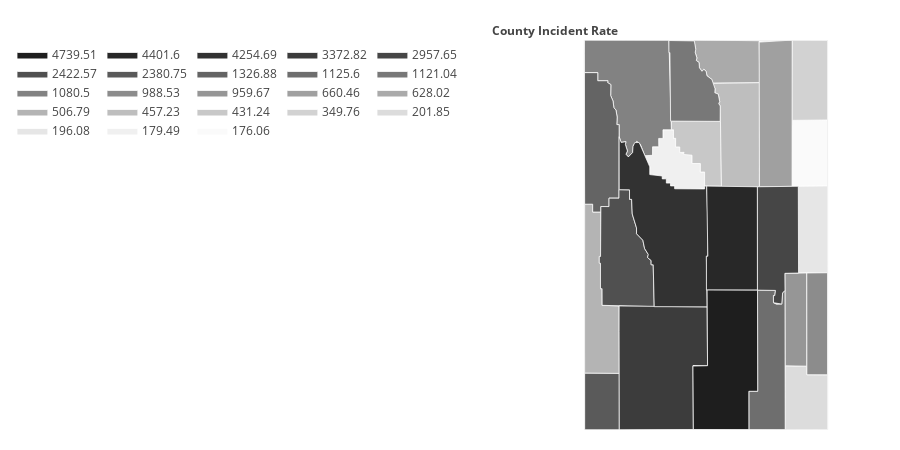

Notebook cell for this chart:
### Code cell
########educational discipline rates chloropleth#########
display(HTML('<h1>Educational Discipline Rates for {}</h1>'.format(YEAR)))
display(HTML(school_county_rates[['Total','Population','Rate']].loc[idx[:,YEAR:YEAR], :].reset_index(level=1,drop=True).transpose().to_html()))
edu_values = []
for county in counties:
    #print('county: {} with value: {}'.format(county,juvenile_arrests[['Total Incidents','Population 11-17','Rate']].loc[idx[county,YEAR:YEAR], :]['Rate'][0]))
    edu_values.append(school_county_rates.loc[idx[county,YEAR:YEAR], :]['Rate'][0])
# print(len(values))
# print(len(fips))
# print(fips)
# print(values)

fig = ff.create_choropleth(
    fips=fips, values=edu_values,colorscale=grey_scale,
    scope=['Wyoming'], county_outline={'color': 'rgb(255,255,255)', 'width': 0.75},
    legend_title='County Incident Rate'
)
fig['layout']['legend'].update({'x': -.2,'orientation':'h'})
fig['layout']['annotations'][0].update({'x': -0.12, 'xanchor': 'left'})
# print(dir(fig['layout']['legend']))
# print(str(fig['layout']['legend']))
pl.offline.iplot(fig, filename='educational_discipline_rates_choropleth_wyoming')

### Figure 1 — Plotly figure (JSON) as saved in the notebook; plotly's stock layout.template omitted (floating-point values rounded to 4 significant figures)
{"data": [{"fill": "toself", "fillcolor": "rgb(250,250,250)", "hoverinfo": "none", "line": {"color": "rgb(255,255,255)", "width": 0.75}, "mode": "lines", "name": "176.06", "type": "scatter", "uid": "50dabb6a-b46a-11e8-a0aa-18d6c706c04c", "x": [-105.1, -105.1, -104.1, -104.1, -105.1, -105.1, null], "y": [43.97, 44.18, 44.18, 43.5, 43.5, 43.97, null]}, {"fill": "toself", "fillcolor": "rgb(240,240,240)", "hoverinfo": "none", "line": {"color": "rgb(255,255,255)", "width": 0.75}, "mode": "lines", "name": "179.49", "type": "scatter", "uid": "50dabb6b-b46a-11e8-a0aa-18d6c706c04c", "x": [-109.3, -109.1, -109.1, -108.9, -108.9, -108.8, -108.8, -108.5, -108.5, -108.4, -108.4, -108.3, -108.3, -108.0, -108.0, -107.7, -107.7, -107.6, -107.6, -108.5, -108.5, -108.6, -108.6, -108.7, -108.7, -108.8, -108.8, -109.2, -109.2, -109.3, null], "y": [43.81, 43.82, 43.9, 43.9, 43.99, 43.99, 44.08, 44.08, 43.99, 43.99, 43.9, 43.9, 43.85, 43.82, 43.73, 43.73, 43.65, 43.65, 43.47, 43.47, 43.5, 43.5, 43.53, 43.53, 43.58, 43.58, 43.61, 43.62, 43.7, 43.81, null]}, {"fill": "toself", "fillcolor": "rgb(230,230,230)", "hoverinfo": "none", "line": {"color": "rgb(255,255,255)", "width": 0.75}, "mode": "lines", "name": "196.08", "type": "scatter", "uid": "50dabb6c-b46a-11e8-a0aa-18d6c706c04c", "x": [-104.9, -104.1, -104.1, -104.9, -104.9, null], "y": [43.5, 43.5, 42.61, 42.61, 43.5, null]}, {"fill": "toself", "fillcolor": "rgb(220,220,220)", "hoverinfo": "none", "line": {"color": "rgb(255,255,255)", "width": 0.75}, "mode": "lines", "name": "201.85", "type": "scatter", "uid": "50dabb6d-b46a-11e8-a0aa-18d6c706c04c", "x": [-105.3, -105.3, -104.7, -104.7, -104.1, -104.1, -105.3, -105.3, null], "y": [41.4, 41.66, 41.65, 41.57, 41.56, 41.0, 41.0, 41.4, null]}, {"fill": "toself", "fillcolor": "rgb(210,210,210)", "hoverinfo": "none", "line": {"color": "rgb(255,255,255)", "width": 0.75}, "mode": "lines", "name": "349.76", "type": "scatter", "uid": "50dabb6e-b46a-11e8-a0aa-18d6c706c04c", "x": [-105.1, -105.1, -104.1, -104.1, -105.1, -105.1, null], "y": [44.54, 45.0, 45.0, 44.18, 44.18, 44.54, null]}, {"fill": "toself", "fillcolor": "rgb(200,200,200)", "hoverinfo": "none", "line": {"color": "rgb(255,255,255)", "width": 0.75}, "mode": "lines", "name": "431.24", "type": "scatter", "uid": "50dabb6f-b46a-11e8-a0aa-18d6c706c04c", "x": [-108.6, -107.1, -107.1, -107.6, -107.6, -107.7, -107.7, -108.0, -108.0, -108.2, -108.2, -108.2, -108.3, -108.3, -108.4, -108.4, -108.5, -108.5, -108.6, -108.6, null], "y": [44.17, 44.17, 43.5, 43.5, 43.65, 43.65, 43.73, 43.73, 43.82, 43.82, 43.83, 43.85, 43.85, 43.9, 43.9, 43.99, 43.99, 44.08, 44.08, 44.17, null]}, {"fill": "toself", "fillcolor": "rgb(190,190,190)", "hoverinfo": "none", "line": {"color": "rgb(255,255,255)", "width": 0.75}, "mode": "lines", "name": "457.23", "type": "scatter", "uid": "50dabb70-b46a-11e8-a0aa-18d6c706c04c", "x": [-107.4, -106.0, -106.0, -107.1, -107.1, -107.2, -107.2, -107.2, -107.3, -107.3, -107.4, null], "y": [44.56, 44.56, 43.49, 43.49, 44.32, 44.35, 44.37, 44.45, 44.46, 44.5, 44.56, null]}, {"fill": "toself", "fillcolor": "rgb(180,180,180)", "hoverinfo": "none", "line": {"color": "rgb(255,255,255)", "width": 0.75}, "mode": "lines", "name": "506.79", "type": "scatter", "uid": "50dabb71-b46a-11e8-a0aa-18d6c706c04c", "x": [-111.0, -111.0, -110.8, -110.8, -110.6, -110.6, -110.6, -110.6, -110.6, -110.6, -110.5, -110.5, -110.1, -110.0, -111.0, -111.0, null], "y": [42.15, 43.32, 43.32, 43.24, 43.24, 42.78, 42.78, 42.71, 42.71, 42.45, 42.45, 42.28, 42.27, 41.58, 41.58, 42.15, null]}, {"fill": "toself", "fillcolor": "rgb(170,170,170)", "hoverinfo": "none", "line": {"color": "rgb(255,255,255)", "width": 0.75}, "mode": "lines", "name": "628.02", "type": "scatter", "uid": "50dabb72-b46a-11e8-a0aa-18d6c706c04c", "x": [-107.9, -106.0, -106.0, -107.4, -107.4, -107.5, -107.5, -107.6, -107.7, -107.7, -107.8, -107.8, -107.8, -107.9, -107.9, -107.9, null], "y": [45.0, 44.99, 44.56, 44.56, 44.6, 44.63, 44.68, 44.7, 44.68, 44.72, 44.77, 44.79, 44.82, 44.87, 44.92, 45.0, null]}, {"fill": "toself", "fillcolor": "rgb(160,160,160)", "hoverinfo": "none", "line": {"color": "rgb(255,255,255)", "width": 0.75}, "mode": "lines", "name": "660.46", "type": "scatter", "uid": "50dabb73-b46a-11e8-a0aa-18d6c706c04c", "x": [-106.0, -105.1, -105.1, -106.0, -106.0, null], "y": [44.98, 45.0, 43.5, 43.49, 44.98, null]}, {"fill": "toself", "fillcolor": "rgb(150,150,150)", "hoverinfo": "none", "line": {"color": "rgb(255,255,255)", "width": 0.75}, "mode": "lines", "name": "959.67", "type": "scatter", "uid": "50dabb74-b46a-11e8-a0aa-18d6c706c04c", "x": [-105.3, -104.7, -104.7, -105.3, -105.3, null], "y": [42.61, 42.61, 41.65, 41.66, 42.61, null]}, {"fill": "toself", "fillcolor": "rgb(140,140,140)", "hoverinfo": "none", "line": {"color": "rgb(255,255,255)", "width": 0.75}, "mode": "lines", "name": "988.53", "type": "scatter", "uid": "50dabb75-b46a-11e8-a0aa-18d6c706c04c", "x": [-104.7, -104.1, -104.1, -104.7, -104.7, null], "y": [42.61, 42.61, 41.56, 41.57, 42.61, null]}, {"fill": "toself", "fillcolor": "rgb(130,130,130)", "hoverinfo": "none", "line": {"color": "rgb(255,255,255)", "width": 0.75}, "mode": "lines", "name": "1080.5", "type": "scatter", "uid": "50dabb76-b46a-11e8-a0aa-18d6c706c04c", "x": [-111.1, -111.1, -108.6, -108.6, -108.8, -108.8, -108.9, -108.9, -109.1, -109.1, -109.3, -109.4, -109.5, -109.6, -109.7, -109.8, -109.9, -109.8, -109.9, -109.9, -110.0, -110.1, -110.1, -110.1, -110.1, -110.1, -110.2, -110.2, -110.3, -110.3, -110.4, -110.4, -110.7, -110.7, -111.1, -111.1, null], "y": [44.87, 45.0, 45.0, 44.08, 44.08, 43.99, 43.99, 43.9, 43.9, 43.82, 43.81, 43.93, 43.96, 43.92, 43.85, 43.8, 43.83, 43.86, 43.93, 43.96, 43.95, 44.01, 44.13, 44.13, 44.21, 44.28, 44.31, 44.37, 44.43, 44.54, 44.56, 44.58, 44.58, 44.67, 44.67, 44.87, null]}, {"fill": "toself", "fillcolor": "rgb(120,120,120)", "hoverinfo": "none", "line": {"color": "rgb(255,255,255)", "width": 0.75}, "mode": "lines", "name": "1121.04", "type": "scatter", "uid": "50dabb77-b46a-11e8-a0aa-18d6c706c04c", "x": [-108.6, -107.9, -107.8, -107.9, -107.8, -107.8, -107.8, -107.7, -107.7, -107.6, -107.5, -107.5, -107.4, -107.3, -107.3, -107.2, -107.2, -107.2, -107.1, -107.1, -108.6, -108.6, -108.6, -108.6, null], "y": [45.0, 44.99, 44.91, 44.87, 44.82, 44.79, 44.77, 44.72, 44.68, 44.7, 44.68, 44.63, 44.6, 44.5, 44.46, 44.45, 44.37, 44.35, 44.32, 44.17, 44.17, 44.87, 44.87, 45.0, null]}, {"fill": "toself", "fillcolor": "rgb(110,110,110)", "hoverinfo": "none", "line": {"color": "rgb(255,255,255)", "width": 0.75}, "mode": "lines", "name": "1125.6", "type": "scatter", "uid": "50dabb78-b46a-11e8-a0aa-18d6c706c04c", "x": [-106.3, -106.1, -106.1, -105.6, -105.6, -105.6, -105.6, -105.5, -105.4, -105.4, -105.3, -105.3, -106.3, -106.3, null], "y": [41.4, 41.4, 42.43, 42.43, 42.38, 42.38, 42.3, 42.29, 42.29, 42.4, 42.43, 41.0, 41.0, 41.4, null]}, {"fill": "toself", "fillcolor": "rgb(100,100,100)", "hoverinfo": "none", "line": {"color": "rgb(255,255,255)", "width": 0.75}, "mode": "lines", "name": "1326.88", "type": "scatter", "uid": "50dabb79-b46a-11e8-a0aa-18d6c706c04c", "x": [-111.1, -110.7, -110.7, -110.4, -110.4, -110.3, -110.3, -110.2, -110.2, -110.1, -110.1, -110.1, -110.1, -110.1, -110.3, -110.3, -110.6, -110.6, -110.8, -110.8, -111.0, -111.1, null], "y": [44.67, 44.67, 44.58, 44.58, 44.56, 44.54, 44.43, 44.37, 44.31, 44.28, 44.21, 44.13, 44.13, 43.38, 43.38, 43.29, 43.29, 43.24, 43.24, 43.32, 43.32, 44.67, null]}, {"fill": "toself", "fillcolor": "rgb(90,90,90)", "hoverinfo": "none", "line": {"color": "rgb(255,255,255)", "width": 0.75}, "mode": "lines", "name": "2380.75", "type": "scatter", "uid": "50dabb7a-b46a-11e8-a0aa-18d6c706c04c", "x": [-111.0, -111.0, -110.0, -110.0, -111.0, -111.0, null], "y": [41.16, 41.58, 41.58, 41.0, 41.0, 41.16, null]}, {"fill": "toself", "fillcolor": "rgb(80,80,80)", "hoverinfo": "none", "line": {"color": "rgb(255,255,255)", "width": 0.75}, "mode": "lines", "name": "2422.57", "type": "scatter", "uid": "50dabb7b-b46a-11e8-a0aa-18d6c706c04c", "x": [-110.6, -110.6, -110.6, -110.3, -110.3, -110.1, -110.1, -109.8, -109.8, -109.7, -109.7, -109.6, -109.6, -109.4, -109.3, -109.2, -109.2, -109.1, -109.1, -109.1, -109.0, -110.5, -110.5, -110.6, -110.6, -110.6, -110.6, null], "y": [42.78, 42.78, 43.29, 43.29, 43.38, 43.38, 43.46, 43.46, 43.37, 43.37, 43.22, 43.07, 43.01, 42.95, 42.86, 42.8, 42.77, 42.74, 42.69, 42.69, 42.26, 42.28, 42.45, 42.45, 42.71, 42.71, 42.78, null]}, {"fill": "toself", "fillcolor": "rgb(70,70,70)", "hoverinfo": "none", "line": {"color": "rgb(255,255,255)", "width": 0.75}, "mode": "lines", "name": "2957.65", "type": "scatter", "uid": "50dabb7c-b46a-11e8-a0aa-18d6c706c04c", "x": [-106.1, -104.9, -104.9, -105.3, -105.3, -105.4, -105.4, -105.6, -105.6, -105.6, -105.6, -106.1, -106.1, null], "y": [43.49, 43.5, 42.61, 42.61, 42.43, 42.4, 42.29, 42.3, 42.38, 42.38, 42.43, 42.43, 43.49, null]}, {"fill": "toself", "fillcolor": "rgb(60,60,60)", "hoverinfo": "none", "line": {"color": "rgb(255,255,255)", "width": 0.75}, "mode": "lines", "name": "3372.82", "type": "scatter", "uid": "50dabb7d-b46a-11e8-a0aa-18d6c706c04c", "x": [-110.1, -110.1, -107.5, -107.5, -107.9, -107.9, -110.0, -110.1, null], "y": [42.01, 42.27, 42.26, 41.66, 41.66, 41.0, 41.0, 42.01, null]}, {"fill": "toself", "fillcolor": "rgb(50,50,50)", "hoverinfo": "none", "line": {"color": "rgb(255,255,255)", "width": 0.75}, "mode": "lines", "name": "4254.69", "type": "scatter", "uid": "50dabb7e-b46a-11e8-a0aa-18d6c706c04c", "x": [-110.1, -110.0, -109.9, -109.9, -109.8, -109.9, -109.8, -109.7, -109.7, -109.6, -109.5, -109.2, -109.2, -108.8, -108.8, -108.7, -108.7, -108.6, -108.6, -108.5, -108.5, -107.6, -107.6, -107.5, -107.5, -107.5, -107.5, -107.5, -109.0, -109.1, -109.1, -109.1, -109.2, -109.2, -109.3, -109.4, -109.6, -109.6, -109.7, -109.7, -109.8, -109.8, -110.1, -110.1, null], "y": [44.01, 43.95, 43.96, 43.93, 43.86, 43.83, 43.8, 43.85, 43.91, 43.95, 43.95, 43.7, 43.62, 43.61, 43.58, 43.58, 43.53, 43.53, 43.5, 43.5, 43.47, 43.47, 43.5, 43.5, 43.13, 42.78, 42.78, 42.26, 42.26, 42.69, 42.69, 42.74, 42.77, 42.8, 42.86, 42.95, 43.01, 43.07, 43.22, 43.37, 43.37, 43.46, 43.46, 44.01, null]}, {"fill": "toself", "fillcolor": "rgb(40,40,40)", "hoverinfo": "none", "line": {"color": "rgb(255,255,255)", "width": 0.75}, "mode": "lines", "name": "4401.6", "type": "scatter", "uid": "50dabb7f-b46a-11e8-a0aa-18d6c706c04c", "x": [-107.5, -107.5, -107.5, -106.1, -106.1, -107.5, -107.5, null], "y": [42.78, 42.78, 43.5, 43.49, 42.43, 42.43, 42.78, null]}, {"fill": "toself", "fillcolor": "rgb(30,30,30)", "hoverinfo": "none", "line": {"color": "rgb(255,255,255)", "width": 0.75}, "mode": "lines", "name": "4739.51", "type": "scatter", "uid": "50dabb80-b46a-11e8-a0aa-18d6c706c04c", "x": [-107.9, -107.5, -107.5, -106.1, -106.1, -106.3, -106.3, -107.9, -107.9, null], "y": [41.65, 41.66, 42.43, 42.43, 41.4, 41.4, 41.0, 41.0, 41.65, null]}, {"hoverinfo": "text", "legendgroup": "centroids", "marker": {"color": "white", "opacity": 0}, "mode": "markers", "name": "US Counties", "selected": {"marker": {"color": "white", "opacity": 1, "size": 3}}, "showlegend": false, "text": ["County: Albany<br>State: Wyoming<br>FIPS: 56001<br>Value: 1125.6", "County: Big Horn<br>State: Wyoming<br>FIPS: 56003<br>Value: 1121.04", "County: Campbell<br>State: Wyoming<br>FIPS: 56005<br>Value: 660.46", "County: Carbon<br>State: Wyoming<br>FIPS: 56007<br>Value: 4739.51", "County: Converse<br>State: Wyoming<br>FIPS: 56009<br>Value: 2957.65", "County: Crook<br>State: Wyoming<br>FIPS: 56011<br>Value: 349.76", "County: Fremont<br>State: Wyoming<br>FIPS: 56013<br>Value: 4254.69", "County: Goshen<br>State: Wyoming<br>FIPS: 56015<br>Value: 988.53", "County: Hot Springs<br>State: Wyoming<br>FIPS: 56017<br>Value: 179.49", "County: Johnson<br>State: Wyoming<br>FIPS: 56019<br>Value: 457.23", "County: Laramie<br>State: Wyoming<br>FIPS: 56021<br>Value: 201.85", "County: Lincoln<br>State: Wyoming<br>FIPS: 56023<br>Value: 506.79", "County: Natrona<br>State: Wyoming<br>FIPS: 56025<br>Value: 4401.6", "County: Niobrara<br>State: Wyoming<br>FIPS: 56027<br>Value: 196.08", "County: Park<br>State: Wyoming<br>FIPS: 56029<br>Value: 1080.5", "County: Platte<br>State: Wyoming<br>FIPS: 56031<br>Value: 959.67", "County: Sheridan<br>State: Wyoming<br>FIPS: 56033<br>Value: 628.02", "County: Sublette<br>State: Wyoming<br>FIPS: 56035<br>Value: 2422.57", "County: Sweetwater<br>State: Wyoming<br>FIPS: 56037<br>Value: 3372.82", "County: Teton<br>State: Wyoming<br>FIPS: 56039<br>Value: 1326.88", "County: Uinta<br>State: Wyoming<br>FIPS: 56041<br>Value: 2380.75", "County: Washakie<br>State: Wyoming<br>FIPS: 56043<br>Value: 431.24", "County: Weston<br>State: Wyoming<br>FIPS: 56045<br>Value: 176.06"], "type": "scatter", "uid": "50dabb81-b46a-11e8-a0aa-18d6c706c04c", "unselected": {"marker": {"opacity": 0}}, "x": [-105.7, -108.0, -105.5, -106.9, -105.5, -104.6, -108.6, -104.4, -108.4, -106.6, -104.7, -110.7, -106.8, -104.5, -109.6, -105.0, -106.9, -109.9, -108.9, -110.6, -110.5, -107.7, -104.6], "y": [41.65, 44.53, 44.25, 41.69, 42.97, 44.59, 43.04, 42.09, 43.72, 44.04, 41.31, 42.26, 42.96, 43.06, 44.52, 42.13, 44.79, 42.77, 41.66, 43.93, 41.29, 43.9, 43.84]}, {"hoverinfo": "text", "legendgroup": "States", "line": {"color": "rgb(240, 240, 240)", "width": 1}, "mode": "lines", "showlegend": false, "type": "scatter", "uid": "50dabb82-b46a-11e8-a0aa-18d6c706c04c", "x": [-111.1, -111.1, -104.1, -104.1, -111.0, -111.1, null], "y": [44.87, 45.0, 45.0, 41.0, 41.0, 44.87, null]}], "layout": {"annotations": [{"showarrow": false, "text": "<b>County Incident Rate</b>", "x": -0.12, "xanchor": "left", "xref": "paper", "y": 1.05, "yref": "paper"}], "dragmode": "select", "height": 450, "hovermode": "closest", "legend": {"orientation": "h", "traceorder": "reversed", "x": -0.2, "xanchor": "right", "y": 1, "yanchor": "top"}, "margin": {"b": 20, "l": 20, "r": 20, "t": 40}, "width": 900, "xaxis": {"autorange": false, "fixedrange": true, "range": [-112.6, -102.6], "showgrid": false, "showticklabels": false, "zeroline": false}, "yaxis": {"autorange": false, "fixedrange": true, "range": [41.0, 45.0], "showgrid": false, "showticklabels": false, "zeroline": false}}}
